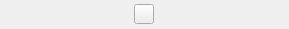
<?xml version="1.0" encoding="UTF-8"?>
<ui version="4.0">
 <class>QsSimpleUnitWidgetClass</class>
 <widget class="QWidget" name="QsSimpleUnitWidgetClass">
  <property name="geometry">
   <rect>
    <x>0</x>
    <y>0</y>
    <width>289</width>
    <height>29</height>
   </rect>
  </property>
  <property name="sizePolicy">
   <sizepolicy hsizetype="Fixed" vsizetype="Preferred">
    <horstretch>0</horstretch>
    <verstretch>0</verstretch>
   </sizepolicy>
  </property>
  <property name="minimumSize">
   <size>
    <width>0</width>
    <height>0</height>
   </size>
  </property>
  <property name="maximumSize">
   <size>
    <width>16777215</width>
    <height>16777215</height>
   </size>
  </property>
  <property name="windowTitle">
   <string>Form</string>
  </property>
  <layout class="QVBoxLayout" name="verticalLayout">
   <property name="spacing">
    <number>0</number>
   </property>
   <property name="leftMargin">
    <number>0</number>
   </property>
   <property name="topMargin">
    <number>0</number>
   </property>
   <property name="rightMargin">
    <number>0</number>
   </property>
   <property name="bottomMargin">
    <number>0</number>
   </property>
   <item>
    <widget class="QStackedWidget" name="stackedWidget">
     <property name="currentIndex">
      <number>0</number>
     </property>
     <widget class="QWidget" name="page">
      <layout class="QGridLayout" name="gridLayout">
       <property name="leftMargin">
        <number>0</number>
       </property>
       <property name="topMargin">
        <number>0</number>
       </property>
       <property name="rightMargin">
        <number>0</number>
       </property>
       <property name="bottomMargin">
        <number>0</number>
       </property>
       <property name="horizontalSpacing">
        <number>2</number>
       </property>
       <property name="verticalSpacing">
        <number>0</number>
       </property>
       <item row="0" column="1">
        <layout class="QVBoxLayout" name="verticalLayoutSpinBox">
         <property name="spacing">
          <number>0</number>
         </property>
        </layout>
       </item>
       <item row="0" column="0">
        <widget class="QsPushButton" name="pbChangeUnit">
         <property name="minimumSize">
          <size>
           <width>20</width>
           <height>20</height>
          </size>
         </property>
         <property name="maximumSize">
          <size>
           <width>20</width>
           <height>20</height>
          </size>
         </property>
         <property name="toolTip">
          <string/>
         </property>
         <property name="whatsThis">
          <string>simple starlinx stylable pushbutton</string>
         </property>
         <property name="ClassCSS">
          <string>QsChangeUnitButton</string>
         </property>
        </widget>
       </item>
      </layout>
     </widget>
     <widget class="QWidget" name="page_2">
      <layout class="QHBoxLayout" name="horizontalLayout">
       <property name="spacing">
        <number>0</number>
       </property>
       <property name="leftMargin">
        <number>0</number>
       </property>
       <property name="topMargin">
        <number>0</number>
       </property>
       <property name="rightMargin">
        <number>0</number>
       </property>
       <property name="bottomMargin">
        <number>0</number>
       </property>
       <item>
        <layout class="QGridLayout" name="gridLayout_2">
         <property name="horizontalSpacing">
          <number>9</number>
         </property>
         <property name="verticalSpacing">
          <number>0</number>
         </property>
         <item row="0" column="1">
          <widget class="QLabel" name="labelUnitSI">
           <property name="text">
            <string>unit</string>
           </property>
          </widget>
         </item>
         <item row="0" column="0">
          <widget class="QLabel" name="labelValueSI">
           <property name="text">
            <string>value</string>
           </property>
          </widget>
         </item>
         <item row="0" column="2">
          <spacer name="horizontalSpacer">
           <property name="orientation">
            <enum>Qt::Horizontal</enum>
           </property>
           <property name="sizeHint" stdset="0">
            <size>
             <width>40</width>
             <height>20</height>
            </size>
           </property>
          </spacer>
         </item>
        </layout>
       </item>
      </layout>
     </widget>
    </widget>
   </item>
  </layout>
 </widget>
 <customwidgets>
  <customwidget>
   <class>QsPushButton</class>
   <extends>QPushButton</extends>
   <header>QsPushButton.h</header>
  </customwidget>
 </customwidgets>
 <resources/>
 <connections/>
</ui>
